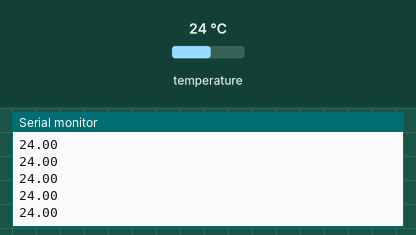
Bench run of a sketch on a simulated Arduino Uno, built with avr-gcc and run on an emulated ATmega328P. Shown: the last lines printed to the serial monitor. The inputs (shaded band) are chosen by the test bench; at power-on: temperature 24 °C.

Above: at 1.2 s.
1.3 s: temperature set to 12 °C
At 1.46 s:
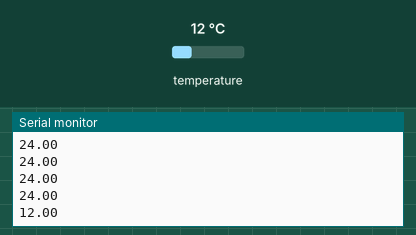
2.8 s: temperature set to 19 °C
At 2.92 s:
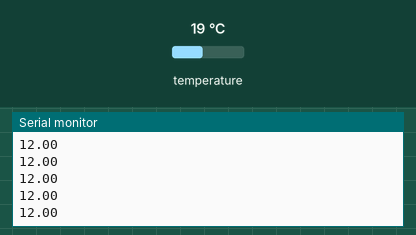
Timing chart, 0 to 5.8 s (numbered marks = the images above; inputs shaded):
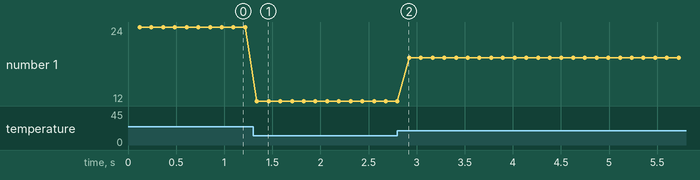

Measured:
- after the input at 1.3 s, the serial monitor: prints a new line at once (image 1)
- plotted number 1: 24 → 12 after the input at 1.3 s, 12 → 19 after the input at 2.8 s

The sketch:

arduino_DS18B20.ino
```cpp
// (licence header left out)
#include <OneWire.h>

#define VCC_PIN 4
#define GND_PIN 3
#define DS18B20_PIN 2

OneWire ds(DS18B20_PIN);

void setup() {
  Serial.begin(115200);

  pinMode(VCC_PIN, OUTPUT);
  pinMode(GND_PIN, OUTPUT);
  digitalWrite(VCC_PIN, HIGH);
  digitalWrite(GND_PIN, LOW);
}

void loop() {
  getTemp();
}

void getTemp() {
  byte i;
  byte data[12];
  byte addr[8];


  ds.reset_search();
  if ( !ds.search(addr)) {
      Serial.print("ERR\n");
      delay(800);
      ds.reset_search();
      return;
  }


  ds.reset();
  ds.select(addr);
  ds.write(0x44,1);

  delay(100);

  ds.reset();
  ds.select(addr);
  ds.write(0xBE);

  for ( i = 0; i < 9; i++) {
    data[i] = ds.read();
  }

  int dataLowByte = data[0];
  int dataHighByte = data[1];
  int tmp_temp = (dataHighByte << 8) + dataLowByte;
  int isNegative = tmp_temp & 0x8000;
  if (isNegative) {
    tmp_temp = (tmp_temp ^ 0xffff) + 1;
  }
  float temperature = (6.25 * (float)tmp_temp);


  if (isNegative) {
     Serial.print("-");
  }
  Serial.print((float)temperature / 100);

  Serial.print("\n");
}
```
